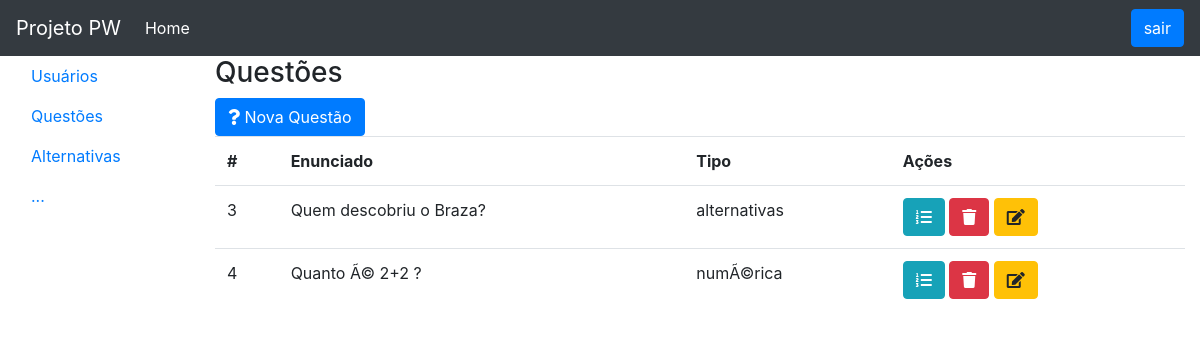
Screenshot of /questoes.php (signed in) with the database file from the repository.
### tables this page shows
CREATE TABLE `questoes` (
  `idQuestao` int(11) NOT NULL,
  `enunciado` varchar(200) NOT NULL,
  `tipo` varchar(200) NOT NULL
);

### QuestoesDAO.php (called while the page is built, shortened)
<?php
class QuestoesDAO{
	private $con;
	function __construct(){
		$this->con = mysqli_connect(DB_SERVER, DB_USER, DB_PASS, DB_NAME);
	}
	public function buscar(){
		$sql = "SELECT * FROM questoes";
		$rs = $this->con->query($sql);
		$lista = array();
		while ($linha = $rs->fetch_object()){
			$lista[] = $linha;
		}
		return $lista;
	}
}
?>

### questoes.php (the view, shortened to what this page needs)
<?php
include "QuestoesDAO.php";
$questoesDAO = new QuestoesDAO();
$lista = $questoesDAO->buscar();
include "cabecalho.php";
include "menu.php";
?>
			<div class="col-10">
				<h3>Questões</h3>
				<button class="btn btn-primary" data-toggle="modal" data-target="#modalnovo">
					<i class="fas fa-question"></i>
					Nova Questão
				</button>
				<table class="table">
					<tr>
						<th>#</th>
						<th>Enunciado</th>
						<th>Tipo</th>
						<th>Ações</th>
					</tr>
					<?php foreach($lista as $questao): ?>
					<tr>
						<td><?= $questao->idQuestao ?></td>
						<td><?= $questao->enunciado ?></td>
						<td><?= $questao->tipo ?></td>
						<td>
							<a class="btn btn-info" href="\alternativas?questao=<?= $questao->idQuestao ?>">
								<i class="fas fa-list-ol"></i>
							</a>
							<a class="btn btn-danger" href="QuestoesController.php?acao=apagar&id=<?= $questao->idQuestao ?>">
								<i class="fas fa-trash"></i>
							</a>
							<button class="btn btn-warning btn-editar" data-toggle="modal" data-target="#modaleditar" data-id="<?= $questao->idQuestao?>" data-enunciado="<?= $questao->enunciado ?>" data-tipo="<?= $questao->tipo ?>">
								<i class="fas fa-edit"></i>
							</button>
						</td>
					</tr>
					<?php endforeach ?>
				</table>
			</div>
		</div>
	</div>
</body>
</html>

### rows the page displays
questoes: idQuestao "3", enunciado "Quem descobriu o Braza?", tipo "alternativas"
questoes: idQuestao "4", enunciado "Quanto Ã© 2+2 ?", tipo "numÃ©rica"
